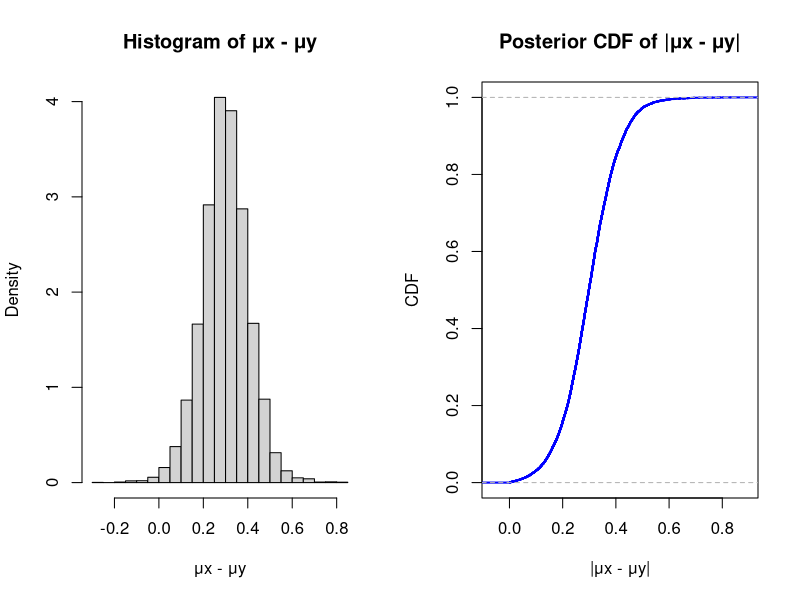

The R script that drew this image:
#Page 810

set.seed(123)

v <- 10000

alpha_x <- 3.5
beta_x <- 0.16
alpha_y <- 4.5
beta_y <- 0.11
mu_x <- 2.6
mu_y <- 2.3
n_x <- 8
n_y <- 10

tau_x <- rgamma(v, shape = alpha_x, rate = beta_x)
tau_y <- rgamma(v, shape = alpha_y, rate = beta_y)

mu_x_values <- rnorm(v, mean = mu_x, sd = sqrt(1 / (n_x * tau_x)))
mu_y_values <- rnorm(v, mean = mu_y, sd = sqrt(1 / (n_y * tau_y)))

diff_values <- mu_x_values - mu_y_values

abs_diff_values <- abs(diff_values)

par(mfrow = c(1, 2)) 

hist(diff_values, breaks = 30, probability = TRUE, 
     main = "Histogram of μx - μy", xlab = "μx - μy", ylab = "Density")

plot(ecdf(abs_diff_values), main = "Posterior CDF of |μx - μy|", 
     xlab = "|μx - μy|", ylab = "CDF", col = "blue", lwd = 2)
par(mfrow = c(1, 1))
